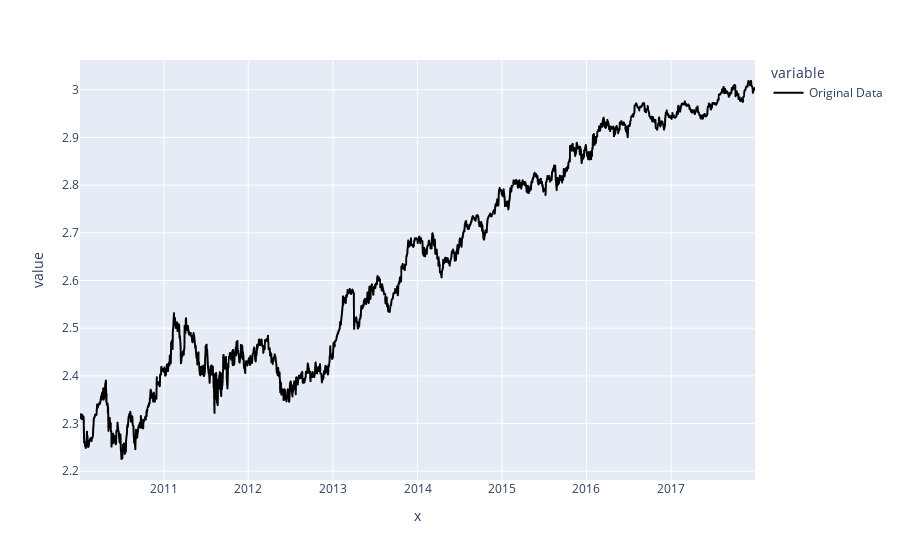
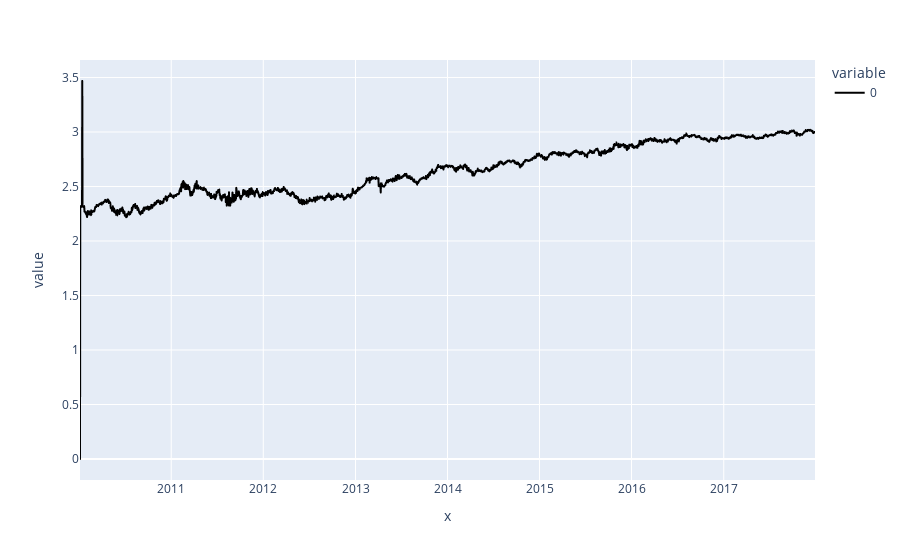
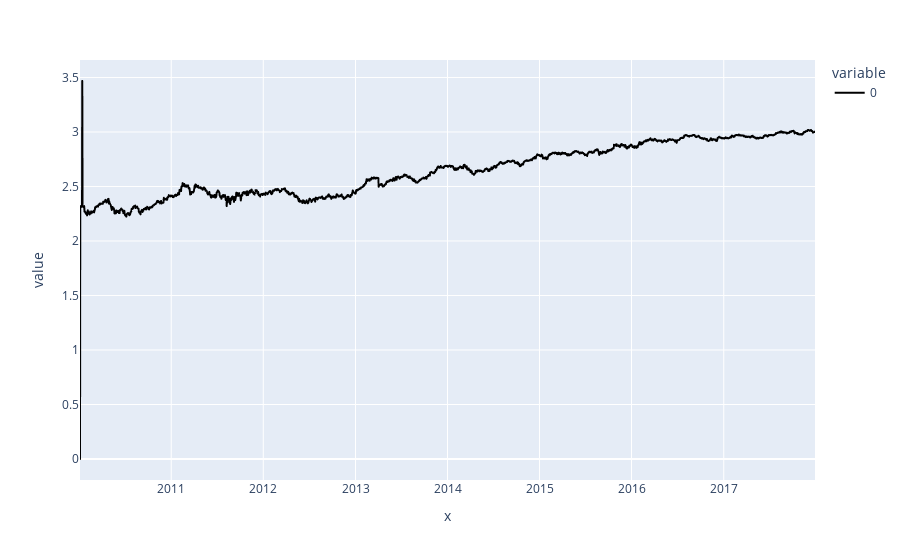
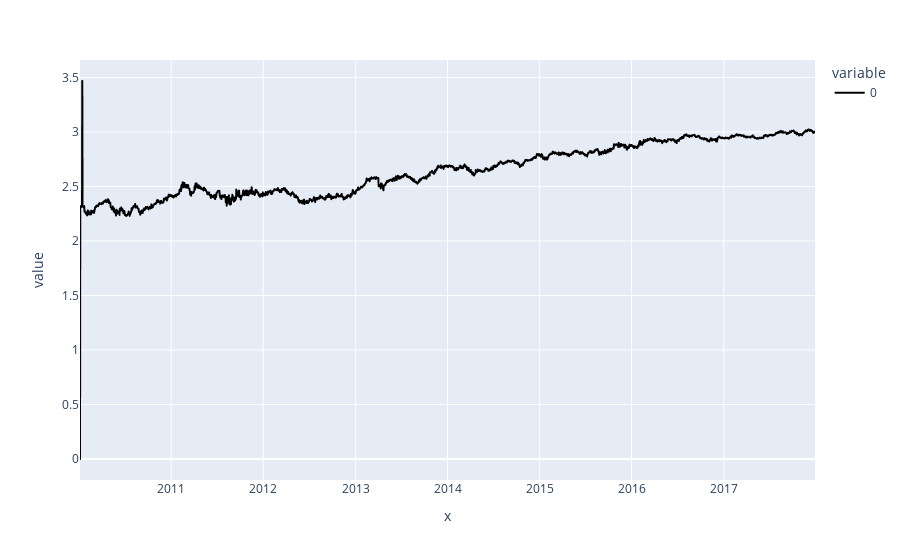

The cell these charts' notebook holds for them, in order:
### Code cell
graphing(normalised_Data, df)

### Figure 1 — Plotly figure (JSON) as saved in the notebook; plotly's stock layout.template omitted (floating-point values rounded to 4 significant figures; data arrays with more than 128 entries replaced by an {"elided": "..."} marker saying what was removed)
{"data": [{"hovertemplate": "variable=0<br>x=%{x}<br>value=%{y}<extra></extra>", "legendgroup": "0", "line": {"color": "rgb(0, 0, 0)", "dash": "solid"}, "mode": "lines", "name": "Original Data", "showlegend": true, "type": "scattergl", "x": {"elided": "2013 str values"}, "xaxis": "x", "y": {"elided": "2013 float values"}, "yaxis": "y"}], "layout": {"legend": {"title": {"text": "variable"}, "tracegroupgap": 0}, "margin": {"t": 60}, "xaxis": {"anchor": "y", "domain": [0, 1], "title": {"text": "x"}}, "yaxis": {"anchor": "x", "domain": [0, 1], "title": {"text": "value"}}}}

### Figure 2 — Plotly figure (JSON) as saved in the notebook; plotly's stock layout.template omitted (floating-point values rounded to 4 significant figures; data arrays with more than 128 entries replaced by an {"elided": "..."} marker saying what was removed)
{"data": [{"hovertemplate": "variable=0<br>x=%{x}<br>value=%{y}<extra></extra>", "legendgroup": "0", "line": {"color": "rgb(0, 0, 0)", "dash": "solid"}, "mode": "lines", "name": "0", "showlegend": true, "type": "scattergl", "x": {"elided": "2013 str values"}, "xaxis": "x", "y": {"elided": "2013 float values"}, "yaxis": "y"}], "layout": {"legend": {"title": {"text": "variable"}, "tracegroupgap": 0}, "margin": {"t": 60}, "xaxis": {"anchor": "y", "domain": [0, 1], "title": {"text": "x"}}, "yaxis": {"anchor": "x", "domain": [0, 1], "title": {"text": "value"}}}}

### Figure 3 — Plotly figure (JSON) as saved in the notebook; plotly's stock layout.template omitted (floating-point values rounded to 4 significant figures; data arrays with more than 128 entries replaced by an {"elided": "..."} marker saying what was removed)
{"data": [{"hovertemplate": "variable=0<br>x=%{x}<br>value=%{y}<extra></extra>", "legendgroup": "0", "line": {"color": "rgb(0, 0, 0)", "dash": "solid"}, "mode": "lines", "name": "0", "showlegend": true, "type": "scattergl", "x": {"elided": "2013 str values"}, "xaxis": "x", "y": {"elided": "2013 float values"}, "yaxis": "y"}], "layout": {"legend": {"title": {"text": "variable"}, "tracegroupgap": 0}, "margin": {"t": 60}, "xaxis": {"anchor": "y", "domain": [0, 1], "title": {"text": "x"}}, "yaxis": {"anchor": "x", "domain": [0, 1], "title": {"text": "value"}}}}

### Figure 4 — Plotly figure (JSON) as saved in the notebook; plotly's stock layout.template omitted (floating-point values rounded to 4 significant figures; data arrays with more than 128 entries replaced by an {"elided": "..."} marker saying what was removed)
{"data": [{"hovertemplate": "variable=0<br>x=%{x}<br>value=%{y}<extra></extra>", "legendgroup": "0", "line": {"color": "rgb(0, 0, 0)", "dash": "solid"}, "mode": "lines", "name": "0", "showlegend": true, "type": "scattergl", "x": {"elided": "2013 str values"}, "xaxis": "x", "y": {"elided": "2013 float values"}, "yaxis": "y"}], "layout": {"legend": {"title": {"text": "variable"}, "tracegroupgap": 0}, "margin": {"t": 60}, "xaxis": {"anchor": "y", "domain": [0, 1], "title": {"text": "x"}}, "yaxis": {"anchor": "x", "domain": [0, 1], "title": {"text": "value"}}}}
